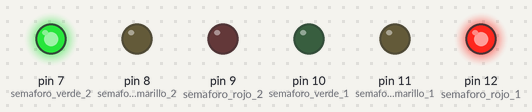
This sketch was run on a simulated Arduino Uno, built with avr-gcc and run on an emulated ATmega328P. On the bench: output pins drawn as LEDs (lit = HIGH).

Above: at 1.0 s.
At 3.0 s:
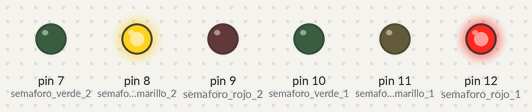
At 5.0 s:
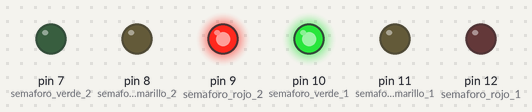
At 7.0 s:
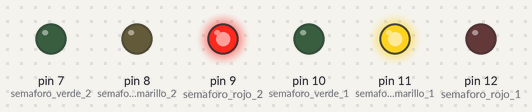
Timing chart, 0 to 10.4 s (numbered marks = the images above):
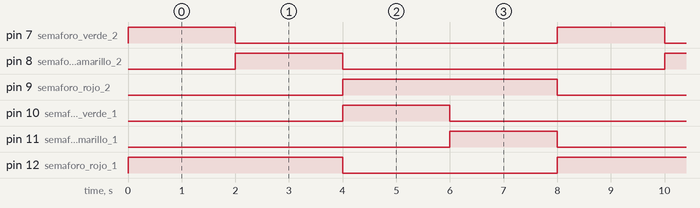

Measured:
- by itself, pin 9 (semaforo_rojo_2), pin 12 (semaforo_rojo_1): alternates HIGH for 4.0 s and LOW for 4.0 s
- by itself, pin 7 (semaforo_verde_2), pin 8 (semaforo_amarillo_2), pin 10 (semaforo_verde_1), pin 11 (semaforo_amarillo_1): alternates HIGH for 2.0 s and LOW for 6.0 s
- by itself, everything shown: repeats every 8.0 s, in 4 steps

The sketch:

sketch.ino
```cpp
//Semaforo 1
const int semaforo_rojo_1 = 12;
const int semaforo_amarillo_1 = 11;
const int semaforo_verde_1 = 10;

//Semaforo 2
const int semaforo_rojo_2 = 9;
const int semaforo_amarillo_2 = 8;
const int semaforo_verde_2 = 7;

//Tiempo de espera
const int tiempoEspera = 2000;

void setup()
{
  	pinMode(semaforo_rojo_1,OUTPUT);
 	pinMode(semaforo_amarillo_1,OUTPUT);
  	pinMode(semaforo_verde_1,OUTPUT);
 	pinMode(semaforo_rojo_2,OUTPUT);
	pinMode(semaforo_amarillo_2,OUTPUT);
 	pinMode(semaforo_verde_2,OUTPUT);
}

void loop()
{
  	//Primera Fase
	//Semaforo 1
	digitalWrite(semaforo_rojo_1,HIGH);
	digitalWrite(semaforo_amarillo_1,LOW);
	//Semaforo 2
  	digitalWrite(semaforo_verde_2,HIGH);
  	digitalWrite(semaforo_rojo_2,LOW);
	//Tiempo Espera
  	delay(tiempoEspera);

  	//Segunda Fase
	//Semaforo 1
	digitalWrite(semaforo_rojo_1,HIGH);
	//Semaforo 2
  	digitalWrite(semaforo_amarillo_2,HIGH);
  	digitalWrite(semaforo_verde_2,LOW);
	//Tiempo Espera
  	delay(tiempoEspera);

  	//Tercera Fase
	//Semaforo 1
	digitalWrite(semaforo_verde_1,HIGH);
	digitalWrite(semaforo_rojo_1,LOW);
  	//Semaforo 2
  	digitalWrite(semaforo_rojo_2,HIGH);
  	digitalWrite(semaforo_amarillo_2,LOW);
  	digitalWrite(semaforo_verde_2,LOW);
  	//Tiempo Espera
  	delay(tiempoEspera);

  	//Cuarta fase
	//Semaforo 1
 	digitalWrite(semaforo_amarillo_1,HIGH);
	digitalWrite(semaforo_rojo_1,LOW);
  	digitalWrite(semaforo_verde_1,LOW);
	//Semaforo 2
  	digitalWrite(semaforo_rojo_2,HIGH);
  	digitalWrite(semaforo_verde_2,LOW);
  	//Tiempo Espera
  	delay(tiempoEspera);
}
```
